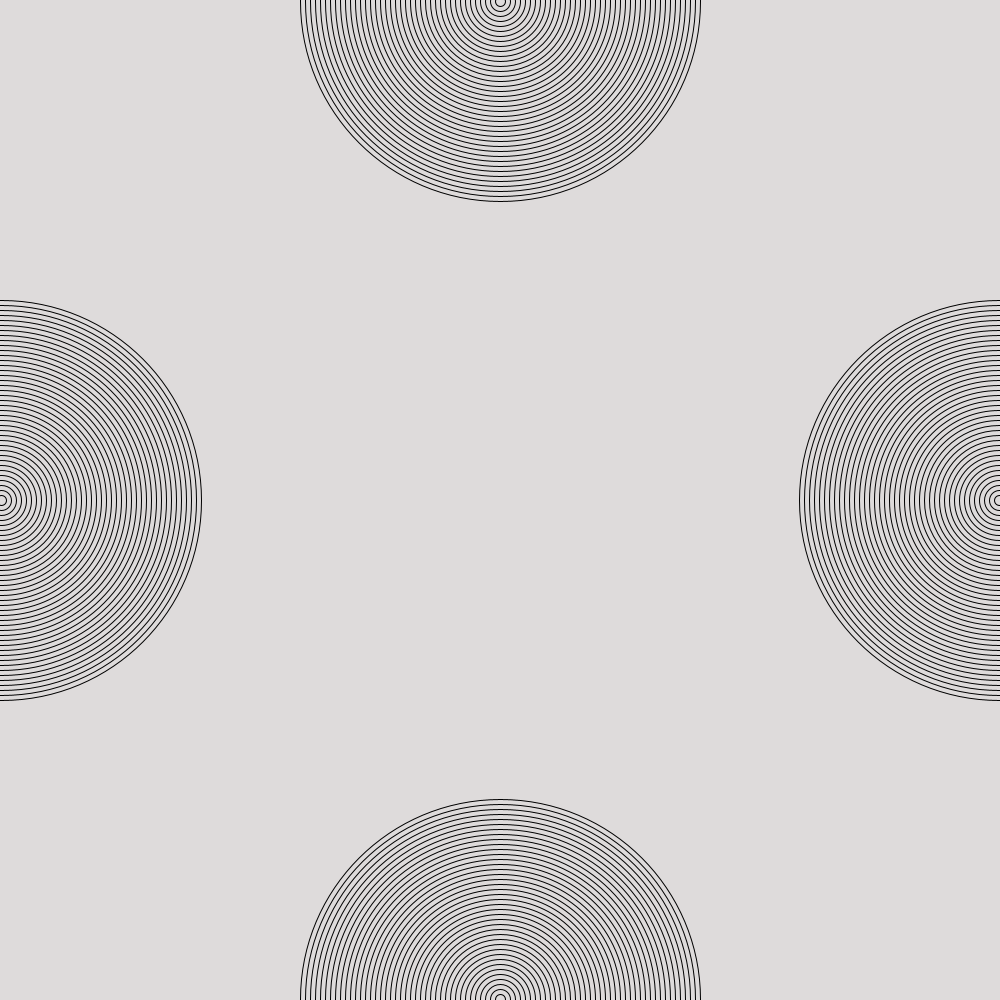
Frame 1 (no input)
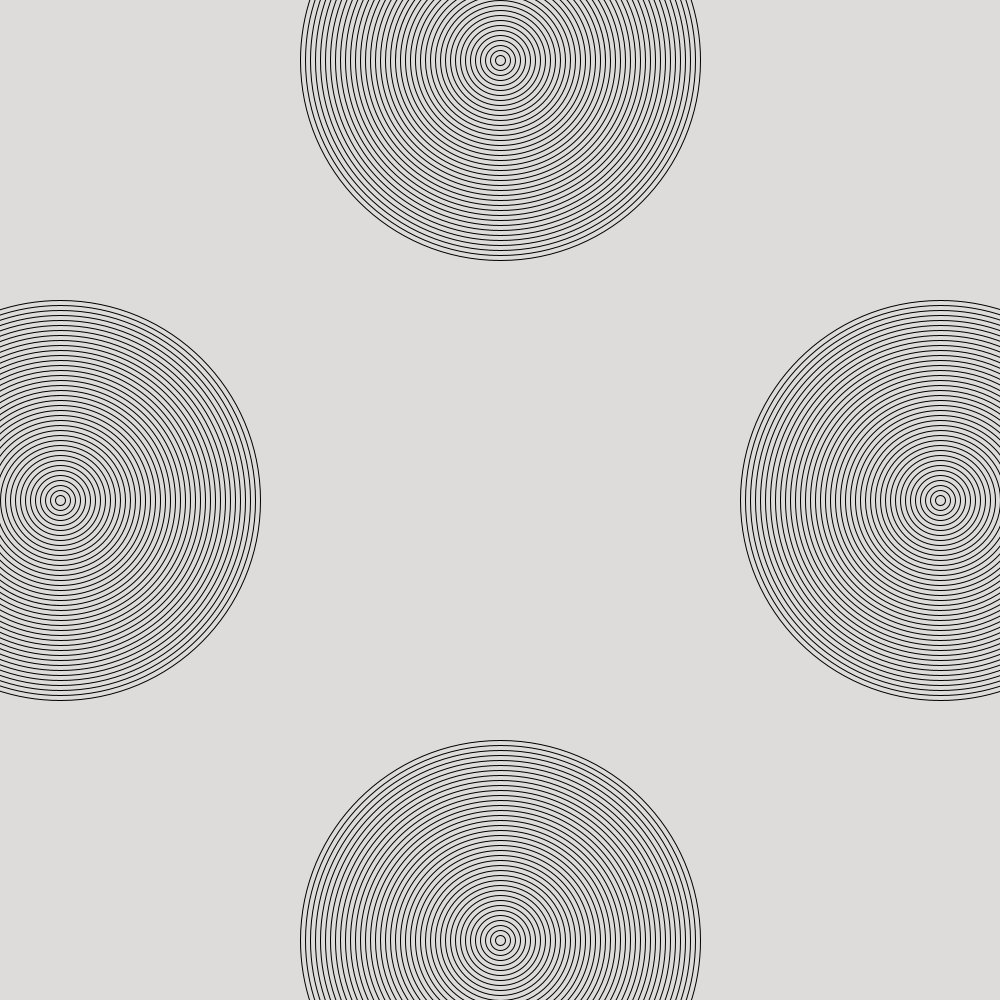
Frame 60 (the mouse pressed at the canvas centre just before this capture)
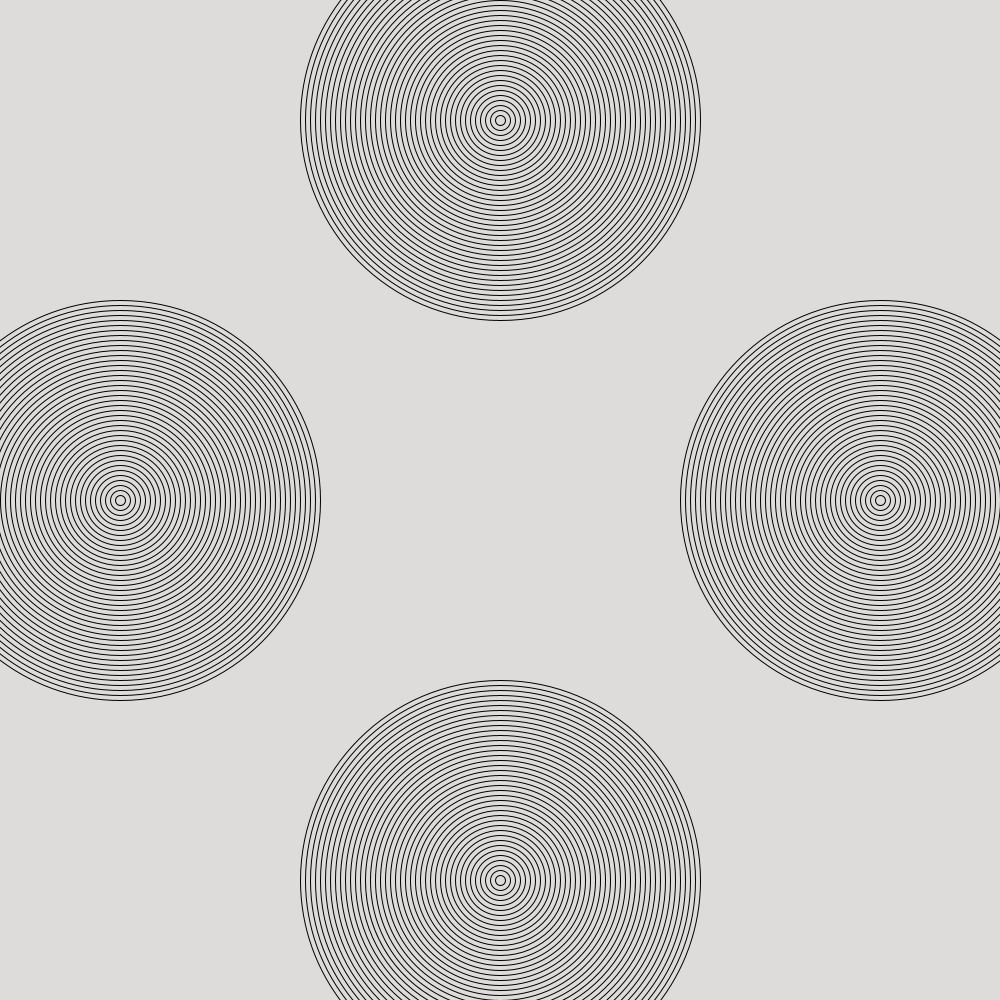
Frame 120 (the mouse held since frame 60 and released just before this capture)

The Processing sketch that drew these frames (run headless with seeded random() and noise(); from frame 60 on, the mouse is pressed at the canvas centre):

// Processing sketch: amazing_rings
// ── amazing_rings.pde
int X=0;
int x=1000;
int Y=0;
int y=1000;
void setup(){
  size(1000,1000);
  

}
void draw(){
  X++;
  x--;
  Y++;
  y--;
background(#DEDBDB);
 
    for(int i=40;i>-0;i-=1){
  if(i%2==0){
    noFill();
    ellipse(X,500,i*10,i*10);
  }
  else{

    fill(0,0,0);
      noFill();
  ellipse(X,500,i*10,i*10);
  }
}
for(int i=40;i>-0;i-=1){
  if(i%2==0){
    noFill();
    ellipse(x,500,i*10,i*10);
  }
  else{

    fill(0,0,0);
      noFill();
  ellipse(x,500,i*10,i*10);
  }
  
}
  for(int j=40;j>-0;j-=1){
  if(j%2==0){
    noFill();
    ellipse(500,Y,j*10,j*10);
  }
  else{

    fill(0,0,0);
      noFill();
  ellipse(500,Y,j*10,j*10);
  }
}
for(int j=40;j>-0;j-=1){
  if(j%2==0){
    noFill();
    ellipse(500,y,j*10,j*10);
  }
  else{

    fill(0,0,0);
      noFill();
  ellipse(500,y,j*10,j*10);
  }
}
}











  
